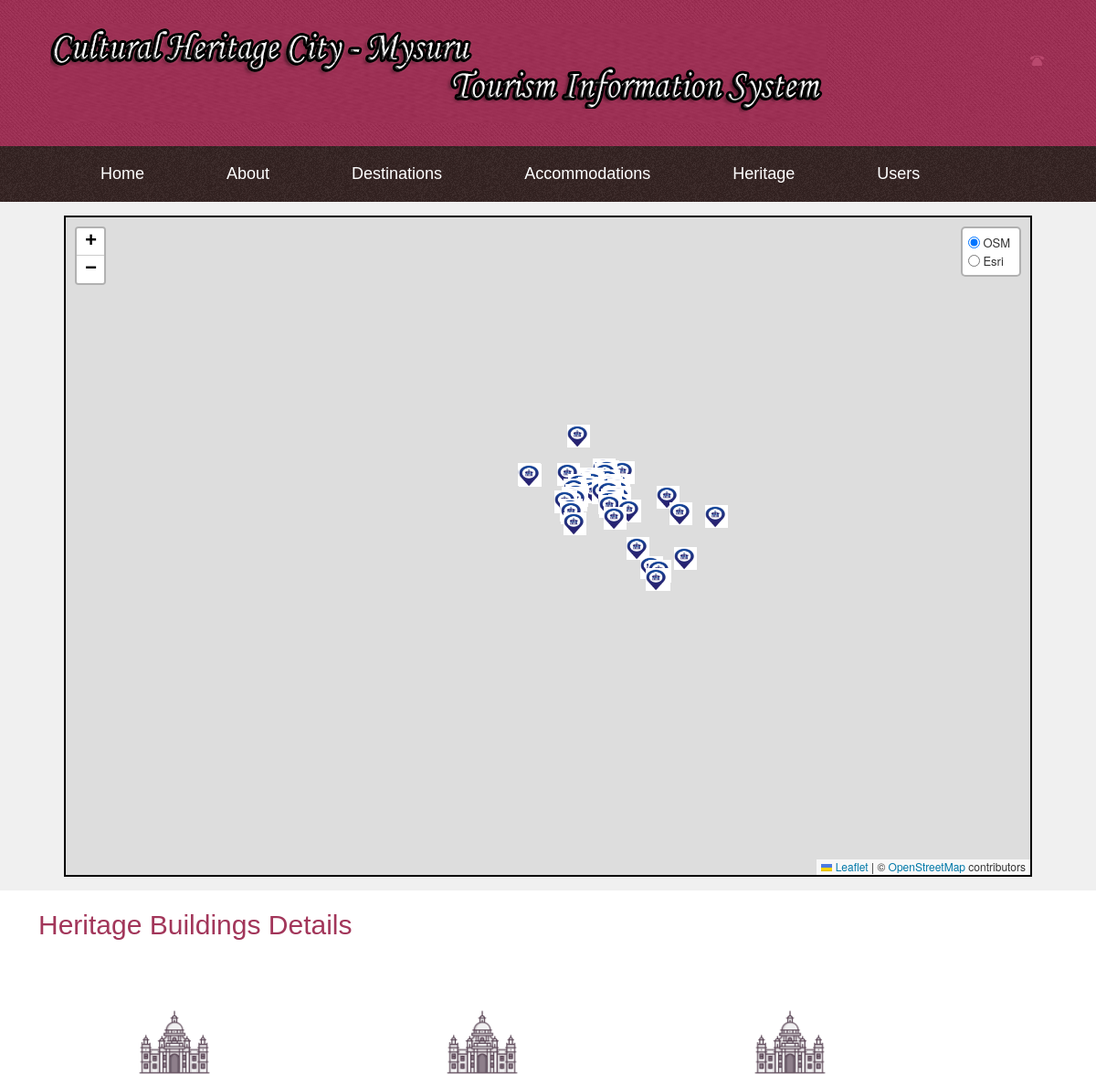
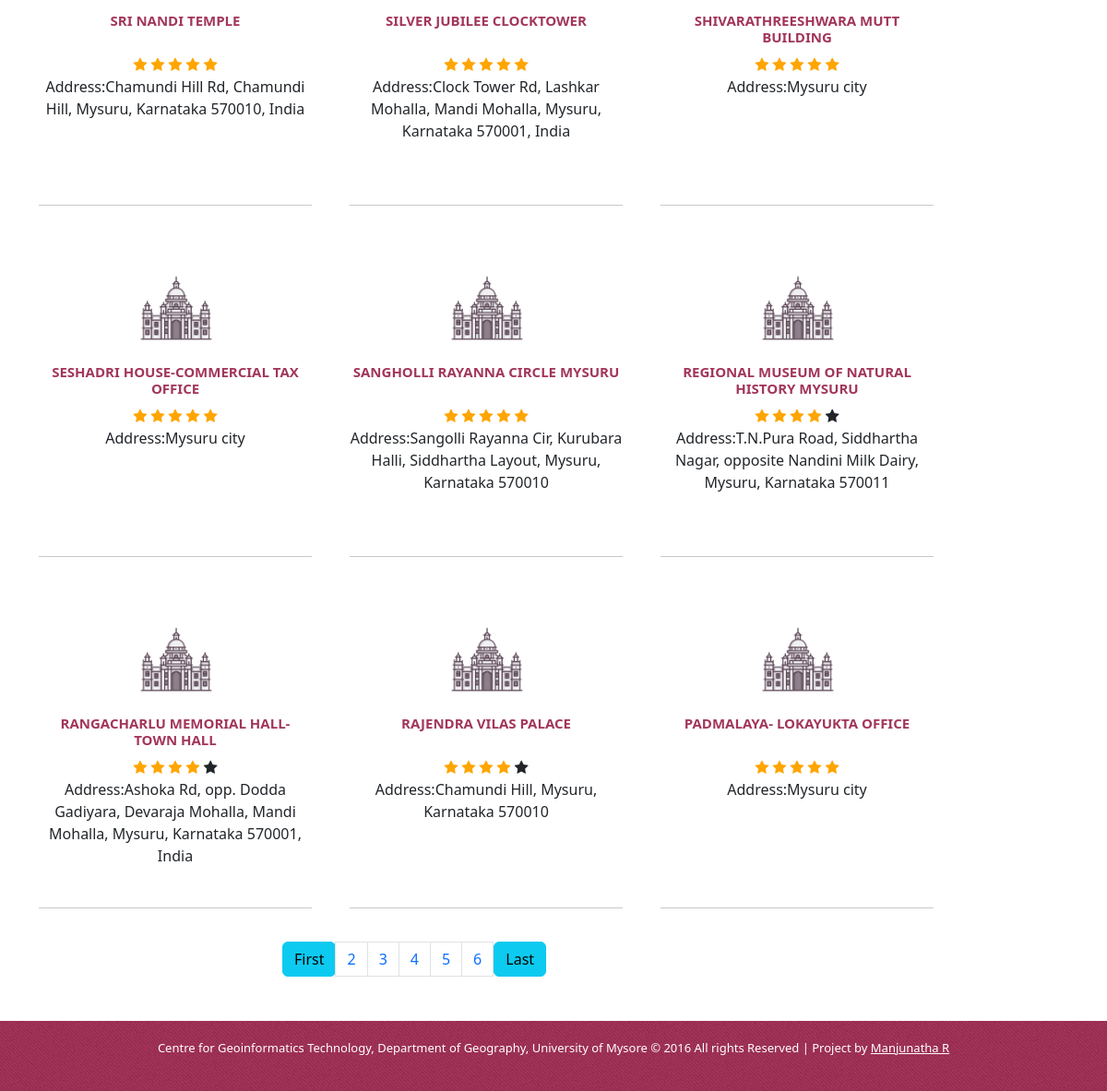
Page /HeritageBuildings.php?page=2 on the committed database (2 pictures, top to bottom).
### tables this page shows
CREATE TABLE `heritage` (
  `ID` int(100) NOT NULL,
  `Name` varchar(150) NOT NULL,
  `Adress` text NOT NULL,
  `Lat` float NOT NULL,
  `Lon` float NOT NULL,
  `Rating` int(10) NOT NULL
);

### HeritageBuildings.php (the view, shortened to what this page needs)
<!DOCTYPE HTML>
<html>
<head>
<link rel="stylesheet" href="css/style.css" type="text/css" media="all" />
<link href="css/slider.css" rel="stylesheet" type="text/css" media="all"/>
<link href="css/bootstrap.min.cs" rel="stylesheet" type="text/css" media="all"/>
<link href="css/bootstrap.css" rel="stylesheet" type="text/css" media="all"/>
<link href="css/font-awesome.cs" rel="stylesheet" type="text/css" media="all"/>
<link href="css/font-awesome.min.css" rel="stylesheet" type="text/css" media="all"/>
<link rel="stylesheet" href="https://unpkg.com/leaflet@1.9.2/dist/leaflet.css" />
</head>
<body>
<div class="header">
<div class="wrap">
<div class="logo"><a href="index.html"><img src="images/logo.png" alt="" /></a></div>
 <div class="con-right">
			<div class="grid1-l-img">
				<img src="images/contact.png" alt="">
			</div>
</div>
     </div>
</div>
<div class="header-bottom">
    	<div class="wrap">
    		<ul id="nav">
                <li><a href="index.php">Home</a></li>
                <li><a class="hsubs" href="#">About</a>
				</li>
				<li><a class="hsubs" href="#">Destinations</a>
				</li>
				<li><a class="hsubs" href="#">Accommodations</a>
				</li>
                <li><a class="hsubs" href="#">Heritage</a>
				</li>
				<li><a class="hsubs" href="#">Users</a>
				</li>
        </ul>
       </div>
</div>
<div class="header-banner">
<div class="wrap" style="padding:15px">
	<div class="banner" style="border:black 2px solid;">
        <div id="map"></div>
</div>
</div>
	       </div>
     <div class="content">
        <div class="container">
            <div class="row">
                <div class="con-top">
                    <h3>Heritage Buildings Details</h3>
                </div>
                <div class="col-lg-12" >
                <?php
                    include('databaseconnection.php');
                    $num_rec_per_page=9;
                    if (isset($_GET["page"]))
                    {
                    $page  = $_GET["page"];
                    }
                    else
                    {
                    $page=1;
                    };
                    $start_from = ($page-1) * $num_rec_per_page;
                    $sql1 = "SELECT * FROM heritage ";
                    $rs_result1 = $conn->query($sql1);
                    $total_records = $rs_result1->num_rows;
                    $total_pages = ceil($total_records / $num_rec_per_page);
                    $touristplace = "SELECT * FROM heritage ORDER BY ID DESC LIMIT $start_from, $num_rec_per_page";
                    $Res = $conn->query($touristplace);
                    if($Res->num_rows > 0)
                    {
                        while($Rows = $Res->fetch_assoc())
                        {
                            ?>
                        <div class="left" >
                                    <img src="images/images/HBIcon.png" height="120" style="margin-left:30%" alt=""/>
                                <div class="left-text">
                                <h4 style="height:30px;"><?php echo $Rows['Name']; ?></h4>
								<span> <?php
                                            $Rating = $Rows['Rating'];
                                            if($Rating == 'NA')
                                            {
                                            echo "<span class='' style='color:orange;'> Rating Data Not Available </span></br>";
                                            }
                                            else{
                                                for($k=1; $k<=5; $k++)
                                                {
                                                    if($k<= $Rating)
                                                    {
                                                    echo' <span class="fa fa-star checked"></span>';
                                                    }
                                                    else
                                                    {
                                                    echo' <span class="fa fa-star"></span>';
                                                    }
                                                }
                                            }
                                        ?>
                                </span>
                                <div style="height:100px;">Address:<?php echo  $Rows['Adress']; ?></div></br>
                               <hr>
                            </div>
                        </div>
                            <?php
                        }
                    }
                    ?>
                </div>
      </div>
      </div>
                <div class="row">
                <div class="col-md-6 offset-md-3" >
                    <nav aria-label="">
                    <ul class="pagination ">
                        <li class="page-item">
                        <a class="btn btn-info" href="?page=1">First</a>
                        </li>
                        <?php
                        for($i=2;$i<=$total_pages-1;$i++)
                        {
                        echo' <li class="page-item"><a class="page-link" href="?page='.$i.'">'.$i.'</a></li>';
                        }
                        ?>
                        <a class="btn btn-info" href="?page=<?php echo $total_pages; ?>">Last</a>
                    </ul>
                    </nav>
                    </div>
                    </div>
      </div>
<div class="footer-bottom">
<div class="wrap">
	<div class="copy">
		<p> Centre for Geoinformatics Technology, Department of Geography, University of Mysore &copy; 2016 All rights Reserved | Project by <a href="mailto:tourisminformationsystemmys@gmail.com">Manjunatha R</a></p>
	</div>
 </div>
</div>    <script src="data/HB.js"> </script>
</body>
</html>

### css/style.css (style rules this page uses)
html,body,div,span,applet,object,iframe,h1,h2,h3,h4,h5,h6,p,blockquote,pre,a,abbr,acronym,address,big,cite,code,del,dfn,em,img,ins,kbd,q,s,samp,small,strike,strong,sub,sup,tt,var,b,u,i,dl,dt,dd,ol,nav ul,nav li,fieldset,form,label,legend,table,caption,tbody,tfoot,thead,tr,th,td,article,aside,canvas,details,embed,figure,figcaption,footer,header,hgroup,menu,nav,output,ruby,section,summary,time,mark,audio,video { margin:0;padding:0;border:0;font-size:100%;font:inherit;vertical-align:baseline; }
article, aside, details, figcaption, figure,footer, header, hgroup, menu, nav, section { display: block; }
ol,ul { list-style:none;margin:0;padding:0; }
a { text-decoration:none; }
img { max-width:100%; }
body { font-family:Arial, Helvetica, sans-serif; }
.header { background:url(../images/head_bg.jpg); }
.header-bottom { background:url(../images/head_bot.gif); }
.wrap { width:1090px; margin:0 auto; }
.logo { margin: 25px 0; float:left; }
.con-right { float: right; margin-top: 40px; }
.grid1-l-img { float: left; margin-top: 13px; }
#nav,#nav ul { list-style: none outside none; margin: 0; padding: 0; }
#nav { border-radius: 5px 5px 5px 5px; z-index: 9999; display: table; padding: 10px; position: relative; font-family:"Century Gothic", Helvetica, sans-serif; }
#nav li { float: left; position: relative; }
#nav li a { color: #FFFFFF; display: block; font-size: 18px; padding: 7px 45px; text-decoration: none; }
.header-banner { background: #f0f0f0; }
.content { background: #fff; }
.con-top { padding: 20px 0; }
.con-top h3 { font-size:30px; color:#a2365a; font-family: "Century Gothic", Helvetica, sans-serif; margin-bottom: 15px; }
.left { width:296px; float:left; margin: 0 41px 20px 0; }
.left-text { text-align: center; }
.left-text h4 { color: #a2365a; font-size:15px; margin: 15px 0; font-weight: bold; }
.footer-bottom { background: url(../images/head_bg.jpg); padding: 20px; }
.copy { text-align: center; }
.copy p { font-size:13px; color:#fff; }
.copy a { color:#fff; }

### css/slider.css (style rules this page uses)
* { margin:0; padding:0; }

### HeritageBuildings.php (style rules this page uses)
#map { height:90vh; }
.checked { color: orange; }

### rows in the picture
heritage: Name "SRI NANDI TEMPLE", Rating 5 (drawn), Adress "Chamundi Hill Rd, Chamundi Hill, Mysuru, Karnataka 570010, India"
heritage: Name "SILVER JUBILEE CLOCKTOWER", Rating 5 (drawn), Adress "Clock Tower Rd, Lashkar Mohalla, Mandi Mohalla, Mysuru, Karnataka 570001, India"
heritage: Name "SHIVARATHREESHWARA MUTT BUILDING", Rating 5 (drawn), Adress "Mysuru city"
heritage: Name "SESHADRI HOUSE-COMMERCIAL TAX OFFICE", Rating 5 (drawn), Adress "Mysuru city"
heritage: Name "SANGHOLLI RAYANNA CIRCLE MYSURU", Rating 5 (drawn), Adress "Sangolli Rayanna Cir, Kurubara Halli, Siddhartha Layout, Mysuru, Karnataka 570010"
heritage: Name "REGIONAL MUSEUM OF NATURAL HISTORY MYSURU", Rating 4 (drawn), Adress "T.N.Pura Road, Siddhartha Nagar, opposite Nandini Milk Dairy, Mysuru, Karnataka 570011"
heritage: Name "RANGACHARLU MEMORIAL HALL- TOWN HALL", Rating 4 (drawn), Adress "Ashoka Rd, opp. Dodda Gadiyara, Devaraja Mohalla, Mandi Mohalla, Mysuru, Karnataka 570001, India"
heritage: Name "RAJENDRA VILAS PALACE", Rating 4 (drawn), Adress "Chamundi Hill, Mysuru, Karnataka 570010"
heritage: Name "PADMALAYA- LOKAYUKTA OFFICE", Rating 5 (drawn), Adress "Mysuru city"
